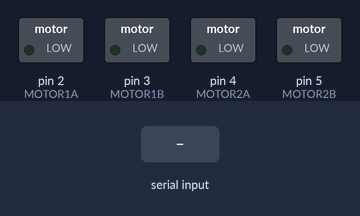
Recording of a sketch running on a simulated Arduino Uno, built with avr-gcc and run on an emulated ATmega328P. Shown: switched loads named in the sketch (green lamp = pin HIGH). Inputs (shaded band) come from the test bench.

Above: at 1.2 s.
1.3 s: "F" received over the second serial link
At 1.8 s:
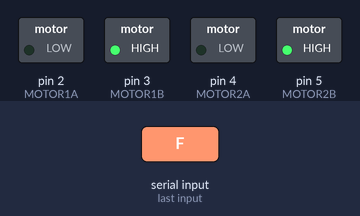
2.8 s: "B" received over the second serial link
At 4.0 s:
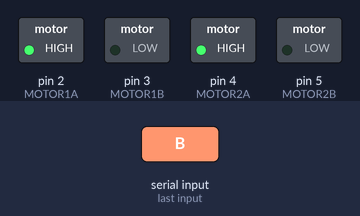
4.3 s: "L" received over the second serial link
At 5.2 s:
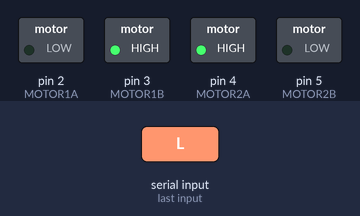
5.8 s: "R" received over the second serial link
At 6.4 s:
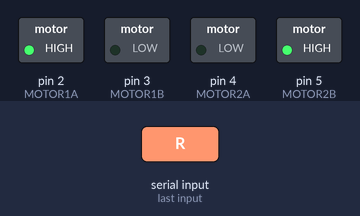
7.3 s: "W" received over the second serial link
At 8.5 s:
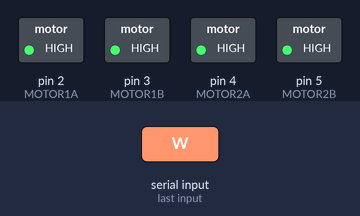
8.8 s: "S" received over the second serial link
At 9.9 s:
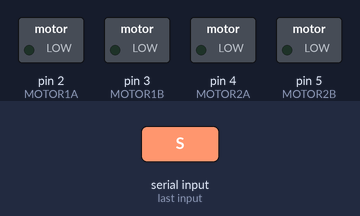
Timing chart, 0 to 11.3 s (numbered marks = the images above; inputs shaded):
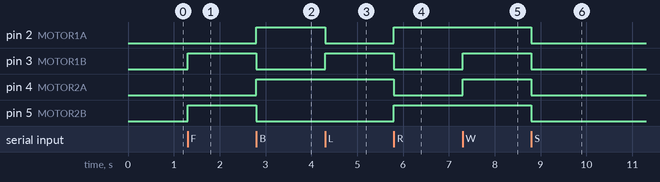

Measured:
- after the input at 1.3 s, pin 3 (MOTOR1B), pin 5 (MOTOR2B): LOW → HIGH at once
- after the input at 2.8 s, pin 2 (MOTOR1A), pin 4 (MOTOR2A): LOW → HIGH at once; pin 3 (MOTOR1B), pin 5 (MOTOR2B): HIGH → LOW at once
- after the input at 4.3 s, pin 2 (MOTOR1A): HIGH → LOW at once; pin 3 (MOTOR1B): LOW → HIGH at once
- after the input at 5.8 s, pin 2 (MOTOR1A), pin 5 (MOTOR2B): LOW → HIGH at once; pin 3 (MOTOR1B), pin 4 (MOTOR2A): HIGH → LOW at once
- after the input at 7.3 s, pin 3 (MOTOR1B), pin 4 (MOTOR2A): LOW → HIGH at once
- after the input at 8.8 s, pin 2 (MOTOR1A), pin 3 (MOTOR1B), pin 4 (MOTOR2A), pin 5 (MOTOR2B): HIGH → LOW at once

The sketch:

CAR.ino
```cpp
#include <SoftwareSerial.h>

#define MOTOR1A  2
#define MOTOR1B  3

#define MOTOR2A  4
#define MOTOR2B  5

#define RX       8
#define TX       7

SoftwareSerial BlueCtrl(RX, TX); // rx with 8  and  tx with 7

void Forword();
void RIGHT();
void LEFT();
void BACK();
void STOP();
void BREAK();

char Bluetoothdata; // to read the data from bluetooth

void setup()
{
  //motor 1 , 2
pinMode(MOTOR1A , OUTPUT);
pinMode(MOTOR1B , OUTPUT);

 // motor 3 , 4
pinMode(MOTOR2A , OUTPUT);
pinMode(MOTOR2B , OUTPUT);
BlueCtrl.begin(9600); // buad rate and start communication between arduino and bluetooth
}

void loop()
{

  if(BlueCtrl.available())
  {
    Bluetoothdata = BlueCtrl.read();
    if(Bluetoothdata == 'F')
    {
      Forword();
    }
    else if (Bluetoothdata == 'B')
    {
      BACK();
    }
    else if (Bluetoothdata == 'L')
    {
      LEFT();
    }
    else if (Bluetoothdata == 'R')
    {
      RIGHT();
    }
    else if (Bluetoothdata == 'S')
    {
      STOP();
    }
    else if (Bluetoothdata == 'W')
    {
      BREAK();
    }
  }

}


void Forword()
{
    digitalWrite(MOTOR1A ,LOW);
    digitalWrite(MOTOR1B ,HIGH);

    digitalWrite(MOTOR2A ,LOW);
    digitalWrite(MOTOR2B ,HIGH);
}

void RIGHT()
{
    digitalWrite(MOTOR1A ,HIGH);
    digitalWrite(MOTOR1B ,LOW);
    digitalWrite(MOTOR2A ,LOW);
    digitalWrite(MOTOR2B ,HIGH);
}

void LEFT()
{
    digitalWrite(MOTOR1A ,LOW);
    digitalWrite(MOTOR1B ,HIGH);
    digitalWrite(MOTOR2A ,HIGH);
    digitalWrite(MOTOR2B ,LOW);
}

void BACK()
{
    digitalWrite(MOTOR1A ,HIGH);
    digitalWrite(MOTOR1B ,LOW);
    digitalWrite(MOTOR2A ,HIGH);
    digitalWrite(MOTOR2B ,LOW);
}

void STOP()
{
    digitalWrite(MOTOR1A ,LOW);
    digitalWrite(MOTOR1B ,LOW);
    digitalWrite(MOTOR2A ,LOW);
    digitalWrite(MOTOR2B ,LOW);
}

void BREAK()
{
    digitalWrite(MOTOR1A ,HIGH);
    digitalWrite(MOTOR1B ,HIGH);
    digitalWrite(MOTOR2A ,HIGH);
    digitalWrite(MOTOR2B ,HIGH);
}
```
